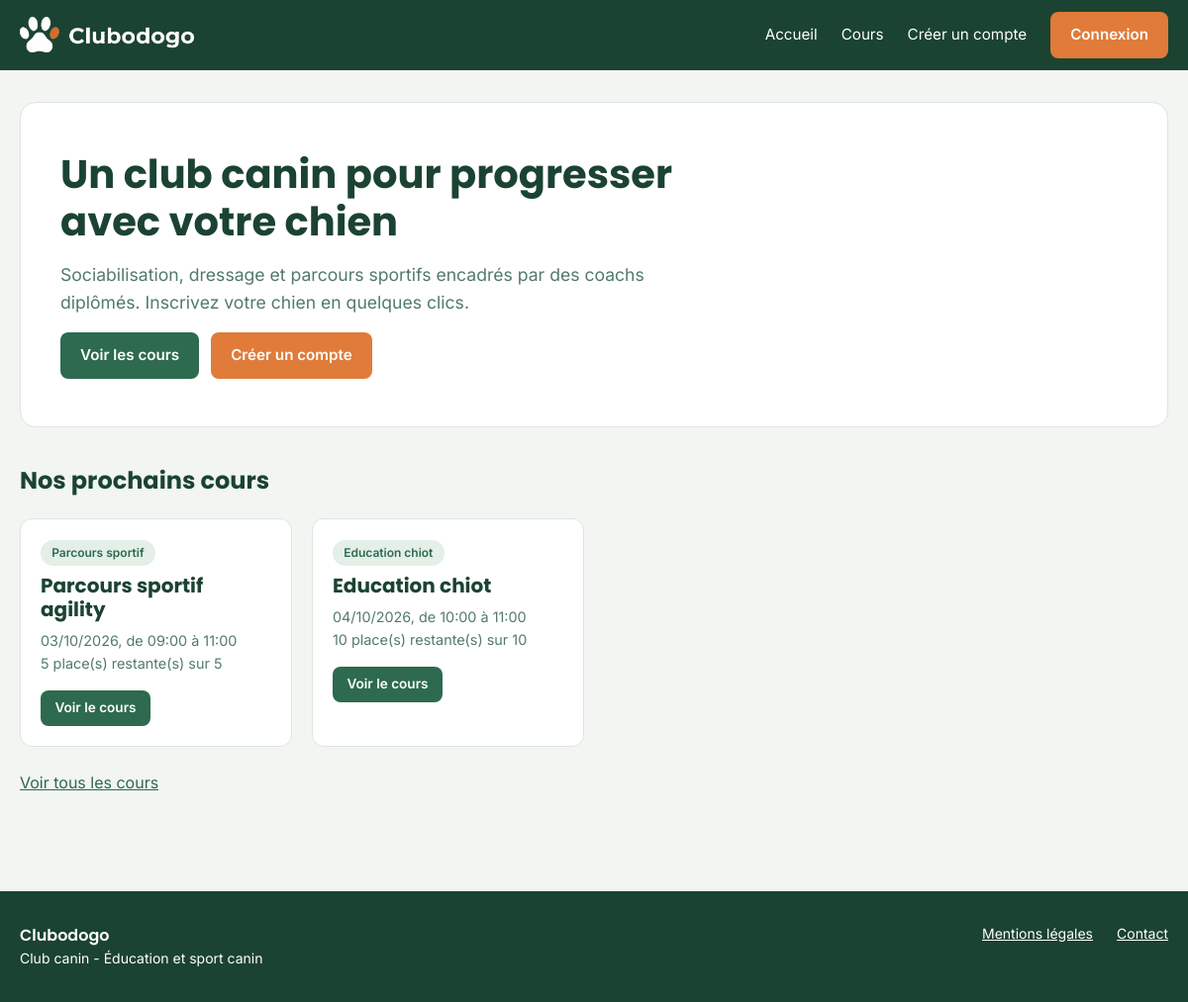
The page /code/public/index.php on the database its author committed.
### tables this page shows
CREATE TABLE `cours` (
  `id` int NOT NULL,
  `titre` varchar(150) NOT NULL,
  `description` text,
  `capacite_max` int NOT NULL,
  `age_min_mois` int NOT NULL,
  `age_max_mois` int DEFAULT NULL,
  `date_cours` date NOT NULL,
  `heure_debut` time NOT NULL,
  `heure_fin` time NOT NULL,
  `id_utilisateur` int NOT NULL,
  `id_type_cours` int NOT NULL
);

CREATE TABLE `type_cours` (
  `id` int NOT NULL,
  `libelle_type` varchar(100) NOT NULL
);

### code/init.php (called while the page is built, shortened)
<?php
function estConnecte()
{
    return isset($_SESSION['utilisateur_id']);
}
function proteger($e)
{
    return htmlspecialchars($e ?? '', ENT_QUOTES, 'UTF-8');
}

### code/public/index.php (the view, shortened to what this page needs)
<?php
require_once __DIR__ . '/../init.php';
$prochainsCours = $pdo->query(
    "SELECT cours.id, cours.titre, cours.date_cours, cours.heure_debut, cours.heure_fin,
            cours.capacite_max, type_cours.libelle_type,
            (SELECT COUNT(*) FROM inscription
             WHERE inscription.id_cours = cours.id AND inscription.statut != 'annule') AS nb_inscrits
     FROM cours
     INNER JOIN type_cours ON cours.id_type_cours = type_cours.id
     WHERE cours.date_cours >= CURDATE()
     ORDER BY cours.date_cours, cours.heure_debut
     LIMIT 3"
)->fetchAll();
require_once __DIR__ . '/../header.php';
?>
<section class="hero">
    <h1>Un club canin pour progresser avec votre chien</h1>
    <p>Sociabilisation, dressage et parcours sportifs encadrés par des coachs diplômés. Inscrivez votre chien en quelques clics.</p>
    <div class="actions">
        <a href="/cours/liste.php" class="bouton">Voir les cours</a>
        <?php if (!estConnecte()): ?>
            <a href="/compte/inscription.php" class="bouton bouton-orange">Créer un compte</a>
        <?php elseif (aLeRole('proprietaire')): ?>
            <a href="/chiens/liste.php" class="bouton bouton-orange">Mes chiens</a>
        <?php endif; ?>
    </div>
</section>
<h2 class="section-titre">Nos prochains cours</h2>
<?php if (empty($prochainsCours)): ?>
    <p class="vide">Aucun cours n'est programmé pour le moment.</p>
<?php else: ?>
    <div class="grille">
        <?php foreach ($prochainsCours as $c): ?>
            <?php $placesRestantes = $c['capacite_max'] - $c['nb_inscrits']; ?>
            <div class="carte">
                <span class="badge"><?= proteger($c['libelle_type']) ?></span>
                <h3><?= proteger($c['titre']) ?></h3>
                <p><?= date('d/m/Y', strtotime($c['date_cours'])) ?>, de <?= substr($c['heure_debut'], 0, 5) ?> à <?= substr($c['heure_fin'], 0, 5) ?></p>
                <p>
                    <?php if ($placesRestantes > 0): ?>
                        <?= $placesRestantes ?> place(s) restante(s) sur <?= (int) $c['capacite_max'] ?>
                    <?php else: ?>
                        <strong>Complet</strong>
                    <?php endif; ?>
                </p>
                <div class="actions">
                    <a href="/cours/detail.php?id=<?= (int) $c['id'] ?>" class="bouton bouton-petit">Voir le cours</a>
                </div>
            </div>
        <?php endforeach; ?>
    </div>
    <p style="margin-top: 1.5rem;"><a href="/cours/liste.php">Voir tous les cours</a></p>
<?php endif; ?>
<?php require_once __DIR__ . '/../footer.php'; ?>

### code/public/assets/css/style.css (style rules this page uses)
:root { --vert-primaire: #1b4332; --vert-secondaire: #2d6a4f; --vert-gris: #52796f; --orange: #e07b39; --blanc: #ffffff; --texte: #212121; --fond: #f2f5f2; --bordure: #dfe5df; --erreur: #d62828; --erreur-fond: #fdecec; --succes: #2d6a4f; --succes-fond: #e3efe7; }
* { margin: 0; padding: 0; box-sizing: border-box; }
body { font-family: 'Inter', Arial, sans-serif; color: var(--texte); background-color: var(--fond); line-height: 1.6; display: flex; flex-direction: column; min-height: 100vh; }
h1, h2, h3 { font-family: 'Poppins', Arial, sans-serif; color: var(--vert-primaire); line-height: 1.2; }
h1 { font-size: 2rem; }
h2 { font-size: 1.5rem; }
h3 { font-size: 1.25rem; }
a { color: var(--vert-secondaire); }
.bouton { display: inline-block; padding: 0.7rem 1.25rem; border-radius: 8px; border: none; font-family: inherit; font-size: 0.95rem; font-weight: 600; text-decoration: none; cursor: pointer; background-color: var(--vert-secondaire); color: var(--blanc); }
.bouton-orange { background-color: var(--orange); color: var(--blanc) !important; }
.bouton-petit { padding: 0.45rem 0.9rem; font-size: 0.85rem; }
.grille { display: grid; grid-template-columns: repeat(auto-fill, minmax(260px, 1fr)); gap: 1.25rem; margin-top: 1.5rem; }
.carte { background-color: var(--blanc); border: 1px solid var(--bordure); border-radius: 12px; padding: 1.25rem; }
.carte h3 { margin-bottom: 0.5rem; }
.carte p { font-size: 0.9rem; color: var(--vert-gris); }
.actions { display: flex; gap: 0.75rem; margin-top: 1rem; flex-wrap: wrap; align-items: center; }
.badge { display: inline-block; padding: 0.2rem 0.7rem; border-radius: 999px; background-color: var(--succes-fond); color: var(--vert-secondaire); font-size: 0.75rem; font-weight: 600; margin-bottom: 0.5rem; }
.hero { background-color: var(--blanc); border: 1px solid var(--bordure); border-radius: 16px; padding: 3rem 2.5rem; }
.hero h1 { font-size: 2.5rem; max-width: 700px; margin-bottom: 1rem; }
.hero p { max-width: 620px; color: var(--vert-gris); font-size: 1.1rem; }
.section-titre { margin-top: 2.5rem; }

### rows shown on the page
cours: id_type_cours.libelle_type "Parcours sportif", titre "Parcours sportif agility", date_cours "03/10/2026", heure_debut "09:00", heure_fin "11:00", capacite_max "5"
cours: id_type_cours.libelle_type "Education chiot", titre "Education chiot", date_cours "04/10/2026", heure_debut "10:00", heure_fin "11:00", capacite_max "10"
